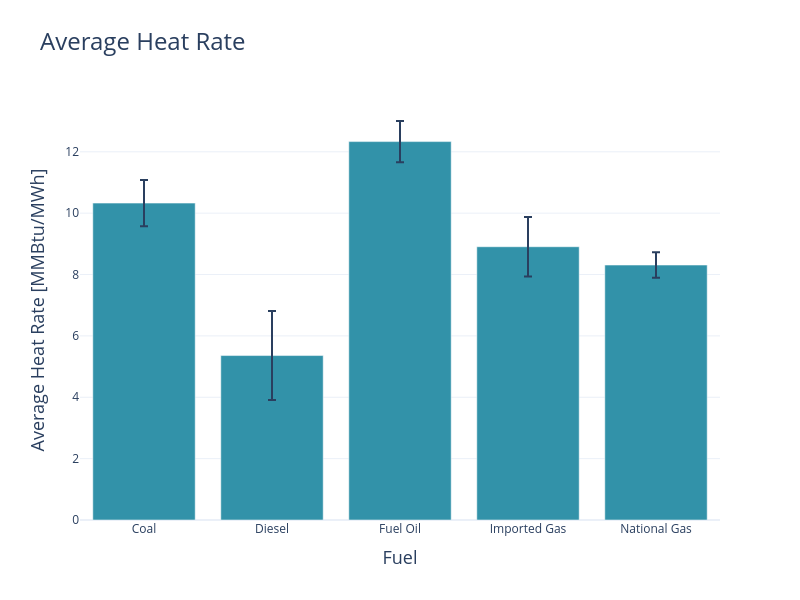

Source (notebook cell):
### Code cell
heat_rate = pd.read_csv(model_inputs_path+'gen_info.csv')
heat_rate = heat_rate[heat_rate['gen_tech'] == 'Thermal']
heat_rate = heat_rate[['gen_energy_source','gen_full_load_heat_rate']]
heat_rate['gen_full_load_heat_rate'] = pd.to_numeric(heat_rate['gen_full_load_heat_rate'], errors='coerce')
# Replace names
heat_rate['fuel'] = heat_rate['gen_energy_source'].replace({
    'ACPM': 'Diesel',
    'CARBON': 'Coal',
    'COMBUSTOLEO': 'Fuel Oil',
    'GASIMPOR': 'Imported Gas',
    'GASNACIO': 'National Gas'
})
heat_rate = heat_rate.groupby('fuel')['gen_full_load_heat_rate'].agg(['mean', 'sem']).reset_index()
heat_rate = heat_rate.rename(columns={'mean': 'heat_rate', 'sem': 'error'})
fig = go.Figure()
fig.add_trace(go.Bar(
    x=heat_rate['fuel'], y=heat_rate['heat_rate'],
    error_y=dict(type='data', array=heat_rate['error']),
    marker_color=colors[0]
))
fig.update_layout(
    height=12*50, width=16*50, template='plotly_white', title=dict(text='Average Heat Rate', font=dict(size=24)),
    xaxis_title='Fuel', yaxis_title='Average Heat Rate [MMBtu/MWh]',
    xaxis=dict(title_font=dict(size=18), categoryorder='array', categoryarray=tech_order),
    yaxis=dict(title_font=dict(size=18)))
fig.write_image("../images/Average Heat Rate.png")
fig.show()

heat_rate

### Figure 1 — Plotly figure (JSON) as saved in the notebook; plotly's stock layout.template omitted (floating-point values rounded to 4 significant figures)
{"data": [{"error_y": {"array": [0.7561, 1.449, 0.6714, 0.9703, 0.4144], "type": "data"}, "marker": {"color": "#3292A9"}, "type": "bar", "x": ["Coal", "Diesel", "Fuel Oil", "Imported Gas", "National Gas"], "y": [10.33, 5.36, 12.33, 8.906, 8.309]}], "layout": {"height": 600, "title": {"font": {"size": 24}, "text": "Average Heat Rate"}, "width": 800, "xaxis": {"categoryarray": ["Hydro", "Run of River", "Thermal", "Solar", "Wind"], "categoryorder": "array", "title": {"font": {"size": 18}, "text": "Fuel"}}, "yaxis": {"title": {"font": {"size": 18}, "text": "Average Heat Rate [MMBtu/MWh]"}}}}
